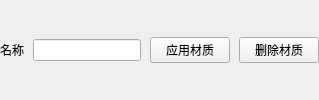
                    <widget class="QFrame" name="mtlname_panel">
                     <property name="frameShape">
                      <enum>QFrame::NoFrame</enum>
                     </property>
                     <property name="frameShadow">
                      <enum>QFrame::Raised</enum>
                     </property>
                     <layout class="QHBoxLayout" name="horizontalLayout_29">
                      <property name="spacing">
                       <number>9</number>
                      </property>
                      <property name="leftMargin">
                       <number>0</number>
                      </property>
                      <property name="topMargin">
                       <number>9</number>
                      </property>
                      <property name="rightMargin">
                       <number>0</number>
                      </property>
                      <property name="bottomMargin">
                       <number>9</number>
                      </property>
                      <item>
                       <widget class="QLabel" name="label_24">
                        <property name="text">
                         <string>名称</string>
                        </property>
                       </widget>
                      </item>
                      <item>
                       <widget class="QLineEdit" name="mtl_name"/>
                      </item>
                      <item>
                       <widget class="QPushButton" name="applymtl">
                        <property name="text">
                         <string>应用材质</string>
                        </property>
                       </widget>
                      </item>
                      <item>
                       <widget class="QPushButton" name="deletemtl">
                        <property name="text">
                         <string>删除材质</string>
                        </property>
                       </widget>
                      </item>
                     </layout>
                    </widget>
